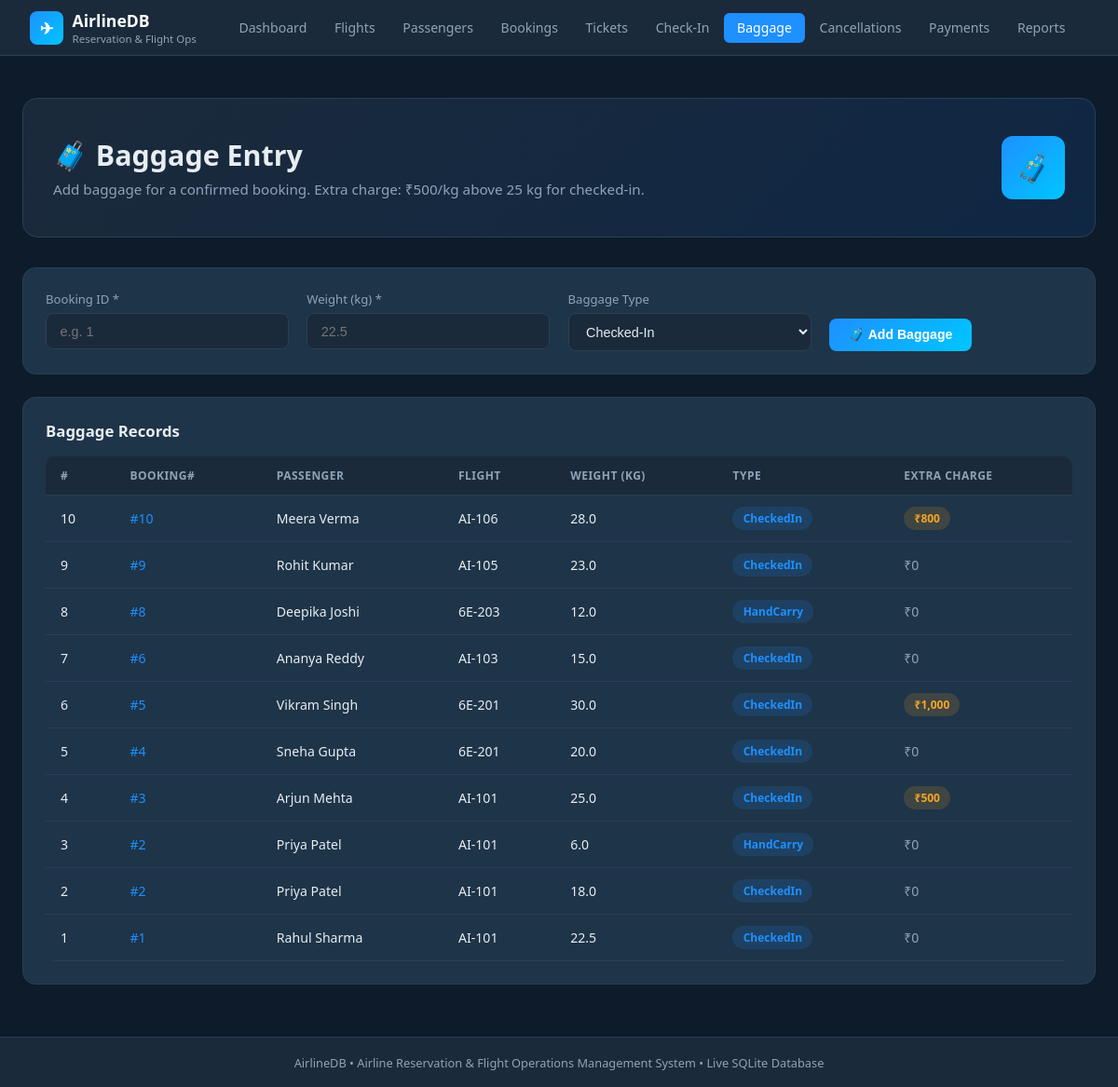
The app's page /baggage/ with its own data.
### tables this page shows
CREATE TABLE baggage (
    baggage_id     INTEGER PRIMARY KEY AUTOINCREMENT,
    booking_id     INTEGER NOT NULL REFERENCES bookings(booking_id),
    weight_kg      REAL NOT NULL CHECK (weight_kg >= 0),  -- non-negative
    baggage_type   TEXT NOT NULL DEFAULT 'CheckedIn'
                   CHECK (baggage_type IN ('CheckedIn','HandCarry')),
    extra_charge   REAL NOT NULL DEFAULT 0.0 CHECK (extra_charge >= 0)
);

CREATE TABLE bookings (
    booking_id     INTEGER PRIMARY KEY AUTOINCREMENT,
    passenger_id   INTEGER NOT NULL REFERENCES passengers(passenger_id),
    flight_id      TEXT NOT NULL REFERENCES flights(flight_id),
    booking_date   TEXT NOT NULL DEFAULT (datetime('now')),
    booking_status TEXT NOT NULL DEFAULT 'Confirmed'
                   CHECK (booking_status IN ('Confirmed','Cancelled','Pending')),
    total_fare     REAL NOT NULL CHECK (total_fare >= 0)
);

### app/routes/baggage.py (the view, shortened to what this page needs)
@baggage_bp.route("/", methods=["GET","POST"])
def index():
    records = query("""
        SELECT bg.baggage_id, b.booking_id,
               p.first_name||' '||p.last_name AS passenger,
               b.flight_id, bg.weight_kg, bg.baggage_type, bg.extra_charge
        FROM baggage bg
        JOIN bookings b ON b.booking_id=bg.booking_id
        JOIN passengers p ON p.passenger_id=b.passenger_id
        ORDER BY bg.baggage_id DESC
    """)
    return render_template("baggage/index.html", records=records)

### app/db.py (called while the page is built)
def get_db():
    os.makedirs(os.path.dirname(DB_PATH), exist_ok=True)
    conn = sqlite3.connect(DB_PATH)
    conn.execute("PRAGMA foreign_keys = ON")
    conn.row_factory = sqlite3.Row
    return conn

def query(sql, params=(), one=False):
    conn = get_db()
    cur  = conn.execute(sql, params)
    rows = cur.fetchone() if one else cur.fetchall()
    conn.close()
    return rows

### templates/baggage/index.html (shortened to what this page needs)
{% extends "base.html" %}
{% block content %}
<div class="page-hero">
  <div><h1>🧳 Baggage Entry</h1><p>Add baggage for a confirmed booking. Extra charge: ₹500/kg above 25 kg for checked-in.</p></div>
  <div class="hero-badge">🧳</div>
</div>
<div class="card">
  <form method="post" class="form-grid">
    <div class="form-group">
      <label>Booking ID *</label>
      <input name="booking_id" required placeholder="e.g. 1">
    </div>
    <div class="form-group">
      <label>Weight (kg) *</label>
      <input name="weight" type="number" step="0.1" min="0" required placeholder="22.5">
    </div>
    <div class="form-group">
      <label>Baggage Type</label>
      <select name="baggage_type">
        <option value="CheckedIn">Checked-In</option>
      </select>
    </div>
    <div style="display:flex;align-items:flex-end">
      <button type="submit" class="btn btn-primary">🧳 Add Baggage</button>
    </div>
  </form>
</div>
<div class="card">
  <div class="card-title" style="margin-bottom:1rem">Baggage Records</div>
  <div class="table-wrap">
    <table>
      <thead><tr><th>#</th><th>Booking#</th><th>Passenger</th><th>Flight</th><th>Weight (kg)</th><th>Type</th><th>Extra Charge</th></tr></thead>
      <tbody>
      {% for r in records %}
        <tr>
          <td>{{ r.baggage_id }}</td>
          <td><a href="{{ url_for('bookings.detail', bid=r.booking_id) }}" style="color:var(--accent);text-decoration:none">#{{ r.booking_id }}</a></td>
          <td>{{ r.passenger }}</td>
          <td>{{ r.flight_id }}</td>
          <td>{{ r.weight_kg }}</td>
          <td><span class="badge badge-info">{{ r.baggage_type }}</span></td>
          <td>{% if r.extra_charge > 0 %}<span class="badge badge-warning">₹{{ "{:,.0f}".format(r.extra_charge) }}</span>{% else %}<span style="color:var(--muted)">₹0</span>{% endif %}</td>
        </tr>
      {% endfor %}
      </tbody>
    </table>
  </div>
</div>
{% endblock %}

### static/css/style.css (style rules this page uses)
:root { --navy: #0d1b2a; --dark: #1b2a3b; --card: #1e3448; --accent: #1e90ff; --accent2: #00c6ff; --success: #28d79a; --warning: #f5a623; --danger: #e94560; --text: #e8edf2; --muted: #8fa3b8; --border: #2a3f55; --white: #ffffff; }
* { box-sizing: border-box; margin: 0; padding: 0; }
body { font-family: 'Segoe UI', system-ui, sans-serif; background: var(--navy); color: var(--text); min-height: 100vh; display: flex; flex-direction: column; }
.page-hero { background: linear-gradient(135deg, var(--dark) 0%, #0f2744 100%); border-radius: 16px; padding: 2.5rem 2rem; margin-bottom: 2rem; border: 1px solid var(--border); display: flex; justify-content: space-between; align-items: center; gap: 1rem; }
.page-hero h1 { font-size: 1.9rem; font-weight: 700; }
.page-hero p { color: var(--muted); margin-top: .4rem; font-size: .95rem; }
.hero-badge { background: linear-gradient(135deg, var(--accent), var(--accent2)); border-radius: 12px; width: 68px; height: 68px; display: flex; align-items: center; justify-content: center; font-size: 1.8rem; flex-shrink: 0; }
.card { background: var(--card); border: 1px solid var(--border); border-radius: 14px; padding: 1.5rem; margin-bottom: 1.5rem; }
.card-title { font-size: 1.05rem; font-weight: 600; }
.table-wrap { overflow-x: auto; border-radius: 10px; }
table { width: 100%; border-collapse: collapse; font-size: .88rem; }
thead th { background: var(--dark); color: var(--muted); padding: .75rem 1rem; text-align: left; font-weight: 600; text-transform: uppercase; font-size: .75rem; letter-spacing: .04em; border-bottom: 1px solid var(--border); }
tbody tr { border-bottom: 1px solid var(--border); transition: background .15s; }
tbody td { padding: .75rem 1rem; vertical-align: middle; }
.badge { display: inline-flex; align-items: center; padding: .25rem .7rem; border-radius: 20px; font-size: .75rem; font-weight: 600; }
.badge-warning { background: rgba(245,166,35,.15); color: var(--warning); }
.badge-info { background: rgba(30,144,255,.15); color: var(--accent); }
.form-grid { display: grid; grid-template-columns: repeat(auto-fit, minmax(240px, 1fr)); gap: 1.2rem; }
.form-group { display: flex; flex-direction: column; gap: .4rem; }
.form-group label { font-size: .82rem; color: var(--muted); font-weight: 500; }
.form-group input, .form-group select, .form-group textarea { background: var(--dark); border: 1px solid var(--border); color: var(--text); padding: .65rem .9rem; border-radius: 8px; font-size: .9rem; outline: none; transition: border-color .2s; }
.form-group select option { background: var(--dark); }
.btn { display: inline-flex; align-items: center; gap: .4rem; padding: .6rem 1.3rem; border-radius: 8px; font-size: .88rem; font-weight: 600; cursor: pointer; border: none; transition: all .2s; text-decoration: none; }
.btn-primary { background: linear-gradient(135deg, var(--accent), var(--accent2)); color: var(--white); }

### records on screen
baggage: baggage_id "10", booking_id "10", passenger "Meera Verma", flight_id "AI-106", weight_kg "28.0", baggage_type "CheckedIn", extra_charge "800"
baggage: baggage_id "9", booking_id "9", passenger "Rohit Kumar", flight_id "AI-105", weight_kg "23.0", baggage_type "CheckedIn", extra_charge "₹0"
baggage: baggage_id "8", booking_id "8", passenger "Deepika Joshi", flight_id "6E-203", weight_kg "12.0", baggage_type "HandCarry", extra_charge "₹0"
baggage: baggage_id "7", booking_id "6", passenger "Ananya Reddy", flight_id "AI-103", weight_kg "15.0", baggage_type "CheckedIn", extra_charge "₹0"
baggage: baggage_id "6", booking_id "5", passenger "Vikram Singh", flight_id "6E-201", weight_kg "30.0", baggage_type "CheckedIn", extra_charge "1,000"
baggage: baggage_id "5", booking_id "4", passenger "Sneha Gupta", flight_id "6E-201", weight_kg "20.0", baggage_type "CheckedIn", extra_charge "₹0"
baggage: baggage_id "4", booking_id "3", passenger "Arjun Mehta", flight_id "AI-101", weight_kg "25.0", baggage_type "CheckedIn", extra_charge "500"
baggage: baggage_id "3", booking_id "2", passenger "Priya Patel", flight_id "AI-101", weight_kg "6.0", baggage_type "HandCarry", extra_charge "₹0"
baggage: baggage_id "2", booking_id "2", passenger "Priya Patel", flight_id "AI-101", weight_kg "18.0", baggage_type "CheckedIn", extra_charge "₹0"
baggage: baggage_id "1", booking_id "1", passenger "Rahul Sharma", flight_id "AI-101", weight_kg "22.5", baggage_type "CheckedIn", extra_charge "₹0"
